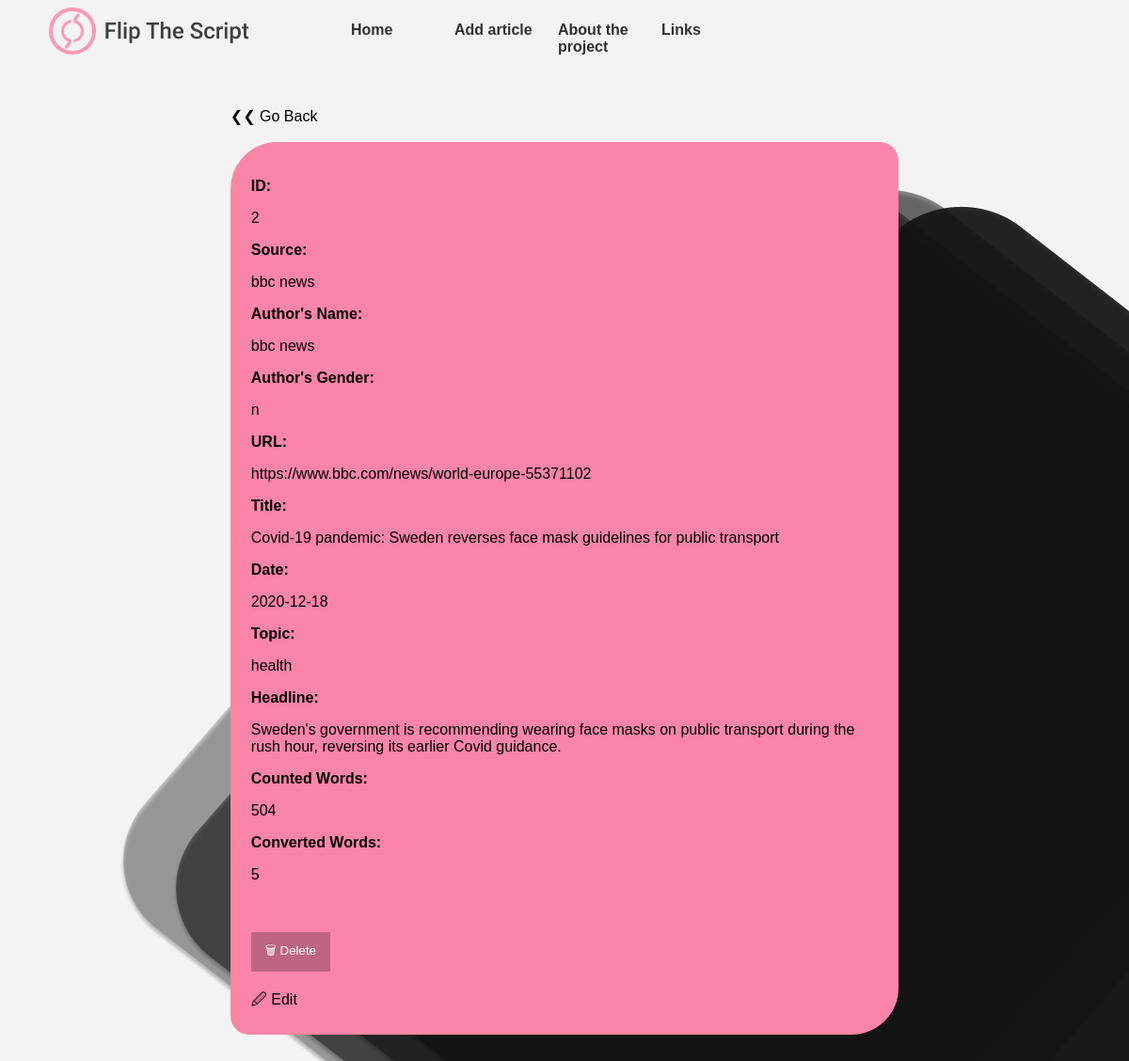
Page /article.php?id=2 on the committed database.
### tables this page shows
CREATE TABLE `article` (
  `id` int(11) NOT NULL,
  `author_id` int(11) NOT NULL,
  `url` varchar(255) NOT NULL,
  `title` varchar(255) NOT NULL,
  `date` date NOT NULL,
  `topic` varchar(25) NOT NULL,
  `headline` varchar(255) NOT NULL,
  `analysis_id` int(11) NOT NULL,
  `grammar_id` int(11) NOT NULL,
  `rt_grammar_id` int(11) NOT NULL
);

CREATE TABLE `author` (
  `author_id` int(11) NOT NULL,
  `source_name` varchar(25) NOT NULL,
  `author_name` varchar(25) NOT NULL,
  `author_gender` char(1) NOT NULL
);

CREATE TABLE `analysis` (
  `analysis_id` int(11) NOT NULL,
  `words_count` int(11) NOT NULL,
  `words_converted` int(11) DEFAULT NULL,
  `words_4bias` int(11) DEFAULT NULL,
  `ratio` decimal(11,3) DEFAULT NULL,
  `ratio_bias` decimal(11,3) DEFAULT NULL
);

### article.php (the view, shortened to what this page needs)
<?php include('inc/db.php'); ?>
<?php
	$id = $_GET['id'];
	$query = "SELECT * FROM article, author, analysis WHERE article.id = {$id} AND author.author_id = {$id} AND analysis.analysis_id = {$id}";
	$ergebnis =  mysqli_query($conn,$query);
	$post = mysqli_fetch_assoc($ergebnis);
 ?>
<?php include('inc/header.php'); ?>
<?php include('inc/navbar.php'); ?>
<div id="container-details">
	<a href="index.php" class="go-back">&#10094;&#10094;  Go Back</a>
	<br />
	<br />
	<div class="post-group">
		<p class="tag">ID:</p><p><?php echo $post['id']; ?></p>
		<p class="tag">Source:</p><p><?php echo $post['source_name']; ?></p>
		<p class="tag">Author's Name:</p><p><?php echo $post['author_name']; ?></p>
		<p class="tag">Author's Gender:</p><p><?php echo $post['author_gender']; ?></p>
		<p class="tag">URL:</p><p><a href="<?php echo $post['url']; ?>"><?php echo $post['url']; ?></a></p>
		<p class="tag">Title:</p><p><?php echo $post['title']; ?></p>
		<p class="tag">Date:</p><p><?php echo $post['date']; ?></p>
		<p class="tag">Topic:</p><p><?php echo $post['topic']; ?></p>
		<p class="tag">Headline:</p><p><?php echo $post['headline']; ?></p>
		<p class="tag">Counted Words:</p><p><?php echo $post['words_count']; ?></p>
		<p class="tag">Converted Words:</p><p><?php echo $post['words_converted']; ?></p>
		<br />
		<br />
		<form class="btn-delete" method="POST" action="<?php echo $_SERVER['PHP_SELF']; ?>">
			<input type="submit" name="delete" value="&#128465; Delete" class="button">
		</form>
		<br />
		<a href="editarticle_author.php?id=<?php echo $post['id']; ?>" class="edit-link">&#128393; Edit</a>
	</div>
</div>

### css/style.css (style rules this page uses)
body { background: url('components/black_deco.png') #f3f3f3; font-family: sans-serif; }
.post-group { padding:20px; margin-bottom:10px; background-color: #fb85a8; border: 2px solid #fb85a8; border-radius: 50px 20px; }
.post-group .tag { font-weight: 800; }
#container-details { width: 60%; margin: auto; padding: 40px; background-color: transparent; }
.button { background-color:#bd6581; color:#fff; padding: 10px 15px; border:none; text-align: center; }
a { text-decoration: none !important; color: black; }

### rows in the picture
article: id "2", author.source_name "bbc news", author.author_name "bbc news", author.author_gender "n", url "https://www.bbc.com/news/world-europe-55371102", title "Covid-19 pandemic: Sweden reverses face mask guidelines for public transport", date "2020-12-18", topic "health", headline "Sweden's government is recommending wearing face masks on public transport during the rush hour, reversing its earlier Covid guidance.", analysis.words_count "504", analysis.words_converted "5"
